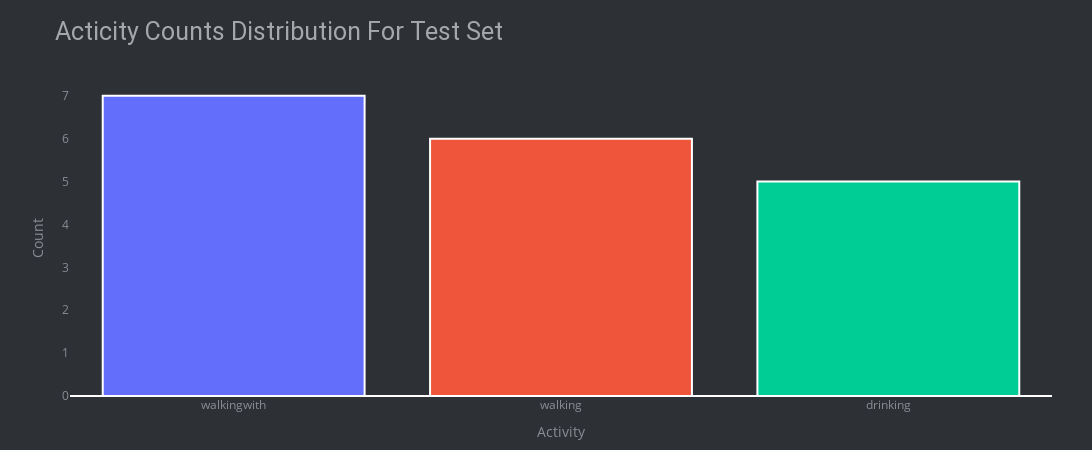

The notebook cell saved with this chart:
### Code cell
# check data balanced or not for train
plt.figure(figsize=(25, 5))
count_plot=sns.countplot(data=df_test, x='subject', hue='Activity')
plt.gca().tick_params(axis='x')
plt.gca().tick_params(axis='y')
plt.xlabel( xlabel='Subjects')
plt.ylabel( ylabel='Activity Counts')
plt.legend(["drinking", "walking", "walkingwith"],bbox_to_anchor = (0.25, 1.1), ncol=6, loc='upper center')
plt.title("Subjects Wise Activity Counts For Test Set", fontsize=25, loc='left', pad=50, fontfamily="roboto")
plt.show()


plt.figure(figsize=(5, 5))
label_counts = df_test['Activity'].value_counts()
colors = px.colors.qualitative.Plotly

graph = go.Bar(x=label_counts.index, y=label_counts.values, marker = dict(color = colors))
layout = go.Layout(
    height=450, width=1100,
    title = 'Acticity Counts Distribution For Test Set',
    xaxis = dict(title = 'Activity', tickangle=0, showgrid=False),
    yaxis = dict(title = 'Count', showgrid=False),
    plot_bgcolor='#2d3035', paper_bgcolor='#2d3035',
    title_font=dict(size=25, color='#a5a7ab', family='roboto'),
    margin=dict(t=80, b=30, l=70, r=40),
    font=dict(color='#8a8d93'))
fig = go.Figure(data=[graph], layout = layout)
fig.update_traces(textfont=dict(color='#fff'), marker=dict(line=dict(color='#ffffff', width=2)))

iplot(fig)

### Figure 1 — Plotly figure (JSON) as saved in the notebook; plotly's stock layout.template omitted (floating-point values rounded to 4 significant figures)
{"data": [{"marker": {"color": ["#636EFA", "#EF553B", "#00CC96", "#AB63FA", "#FFA15A", "#19D3F3", "#FF6692", "#B6E880", "#FF97FF", "#FECB52"], "line": {"color": "#ffffff", "width": 2}}, "textfont": {"color": "#fff"}, "type": "bar", "x": ["walkingwith", "walking", "drinking"], "y": [7, 6, 5]}], "layout": {"font": {"color": "#8a8d93"}, "height": 450, "margin": {"b": 30, "l": 70, "r": 40, "t": 80}, "paper_bgcolor": "#2d3035", "plot_bgcolor": "#2d3035", "title": {"font": {"color": "#a5a7ab", "family": "roboto", "size": 25}, "text": "Acticity Counts Distribution For Test Set"}, "width": 1100, "xaxis": {"showgrid": false, "tickangle": 0, "title": {"text": "Activity"}}, "yaxis": {"showgrid": false, "title": {"text": "Count"}}}}
